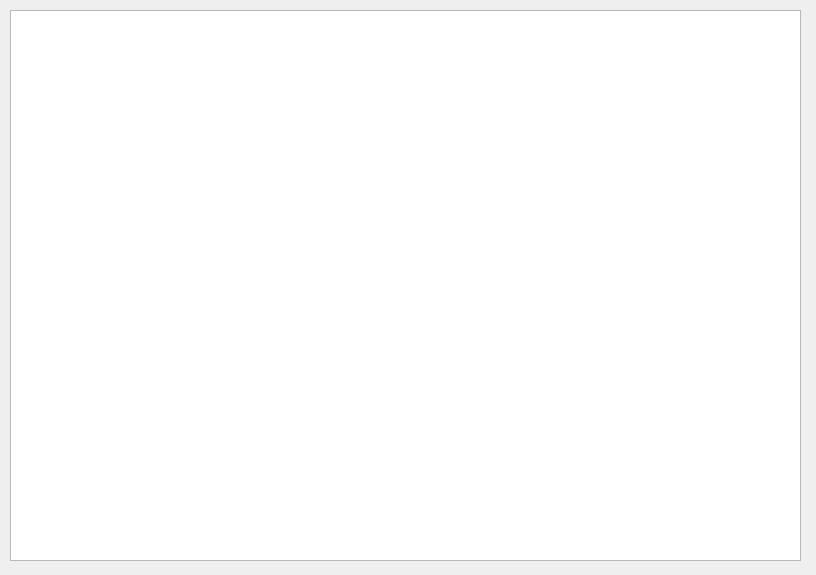
<?xml version="1.0" encoding="UTF-8"?>
<ui version="4.0">
 <class>MainWindow</class>
 <widget class="QMainWindow" name="MainWindow">
  <property name="geometry">
   <rect>
    <x>0</x>
    <y>0</y>
    <width>816</width>
    <height>575</height>
   </rect>
  </property>
  <property name="windowTitle">
   <string>Кофелог</string>
  </property>
  <widget class="QWidget" name="centralwidget">
   <widget class="QTableWidget" name="tw">
    <property name="geometry">
     <rect>
      <x>10</x>
      <y>10</y>
      <width>791</width>
      <height>551</height>
     </rect>
    </property>
   </widget>
  </widget>
 </widget>
 <resources/>
 <connections/>
</ui>
